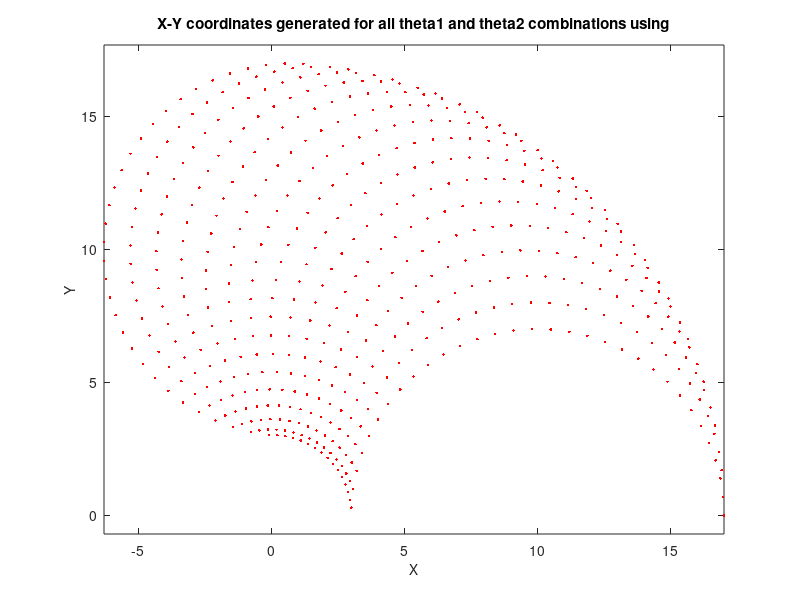

Recreate this plot in MATLAB. (Note: this script raises an error after producing the figure.)
l1 = 10; % length of first arm
l2 = 7; % length of second arm
theta1 = 0:0.1:pi/2; % all possible theta1 values
theta2 = 0:0.1:pi; % all possible theta2 values
[THETA1,THETA2] = meshgrid(theta1,theta2); % generate a grid of theta1 and theta2 values
X = l1 * cos(THETA1) + l2 * cos(THETA1 + THETA2); % compute x coordinates
Y = l1 * sin(THETA1) + l2 * sin(THETA1 + THETA2); % compute y coordinates
data1 = [X(:) Y(:) THETA1(:)]; % create x-y-theta1 dataset
data2 = [X(:) Y(:) THETA2(:)]; % create x-y-theta2 dataset
figure()
plot(X(:),Y(:),'r.');
axis equal;
xlabel('X','fontsize',10)
ylabel('Y','fontsize',10)
title('X-Y coordinates generated for all theta1 and theta2 combinations using')


opt = anfisOptions;
opt.InitialFIS = 7;
opt.EpochNumber = 150;
opt.DisplayANFISInformation = 0;
opt.DisplayErrorValues = 0;
opt.DisplayStepSize = 0;
opt.DisplayFinalResults = 0;

disp('--> Training first ANFIS network.')
anfis1 = anfis(data1,opt);
disp('--> Training second ANFIS network.')
opt.InitialFIS = 6;
anfis2 = anfis(data2,opt);

x = 0:0.1:2; % x coordinates for validation
y = 8:0.1:10; % y coordinates for validation

[X,Y] = meshgrid(x,y);
c2 = (X.^2 + Y.^2 - l1^2 - l2^2)/(2*l1*l2);
s2 = sqrt(1 - c2.^2);
THETA2D = atan2(s2,c2); % theta2 is deduced
k1 = l1 + l2.*c2;
k2 = l2*s2;
THETA1D = atan2(Y,X) - atan2(k2,k1); % theta1 is deduced

XY = [X(:) Y(:)];
THETA1P = evalfis(XY,anfis1); % theta1 predicted by anfis1
THETA2P = evalfis(XY,anfis2); % theta2 predicted by anfis2

theta1diff = THETA1D(:) - THETA1P;
theta2diff = THETA2D(:) - THETA2P;
figure()
subplot(2,1,1);
plot(theta1diff);
ylabel('THETA1D - THETA1P','fontsize',10)
title('Deduced theta1 - Predicted theta1','fontsize',10)
subplot(2,1,2);
plot(theta2diff);
ylabel('THETA2D - THETA2P','fontsize',10)
title('Deduced theta2 - Predicted theta2','fontsize',10)
